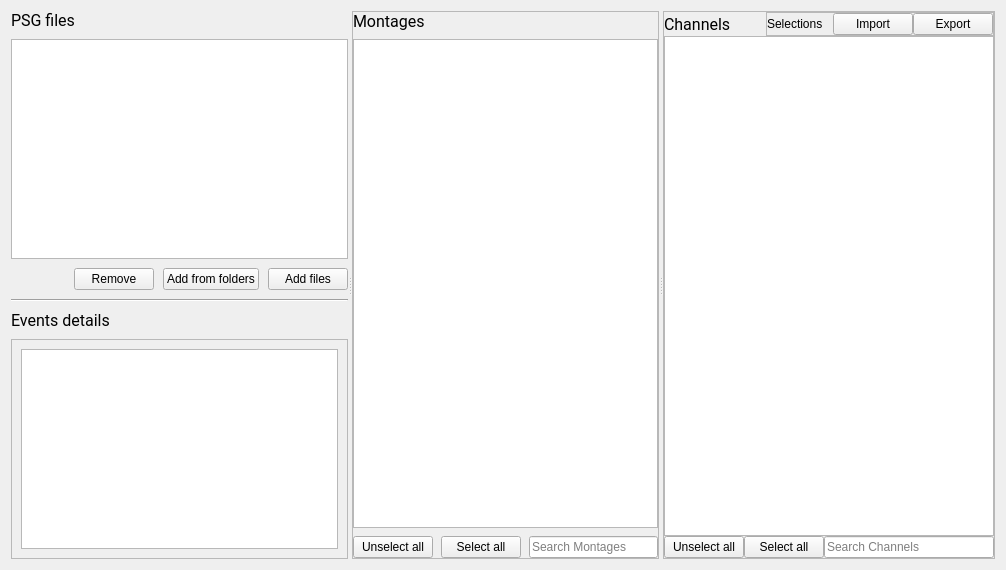
<?xml version="1.0" encoding="UTF-8"?>
<ui version="4.0">
 <class>PSGReaderSettingsView</class>
 <widget class="QWidget" name="PSGReaderSettingsView">
  <property name="geometry">
   <rect>
    <x>0</x>
    <y>0</y>
    <width>1006</width>
    <height>570</height>
   </rect>
  </property>
  <property name="windowTitle">
   <string>Form</string>
  </property>
  <property name="styleSheet">
   <string notr="true">font: 12pt &quot;Roboto&quot;;</string>
  </property>
  <layout class="QVBoxLayout" name="verticalLayout_4">
   <item>
    <widget class="QSplitter" name="splitter">
     <property name="orientation">
      <enum>Qt::Horizontal</enum>
     </property>
     <property name="childrenCollapsible">
      <bool>false</bool>
     </property>
     <widget class="QWidget" name="layoutWidget">
      <layout class="QVBoxLayout" name="verticalLayout">
       <property name="spacing">
        <number>9</number>
       </property>
       <item>
        <widget class="QLabel" name="label">
         <property name="font">
          <font>
           <family>Roboto</family>
           <pointsize>12</pointsize>
           <weight>50</weight>
           <italic>false</italic>
           <bold>false</bold>
          </font>
         </property>
         <property name="text">
          <string>PSG files</string>
         </property>
        </widget>
       </item>
       <item>
        <widget class="QListView" name="files_listview">
         <property name="editTriggers">
          <set>QAbstractItemView::NoEditTriggers</set>
         </property>
         <property name="selectionMode">
          <enum>QAbstractItemView::ExtendedSelection</enum>
         </property>
         <property name="selectionBehavior">
          <enum>QAbstractItemView::SelectItems</enum>
         </property>
        </widget>
       </item>
       <item>
        <layout class="QHBoxLayout" name="horizontalLayout_3">
         <item>
          <spacer name="horizontalSpacer_2">
           <property name="orientation">
            <enum>Qt::Horizontal</enum>
           </property>
           <property name="sizeHint" stdset="0">
            <size>
             <width>40</width>
             <height>20</height>
            </size>
           </property>
          </spacer>
         </item>
         <item>
          <widget class="QPushButton" name="remove_entries_pushbutton">
           <property name="text">
            <string>Remove</string>
           </property>
          </widget>
         </item>
         <item>
          <widget class="QPushButton" name="add_folders_pushbutton">
           <property name="text">
            <string>Add from folders</string>
           </property>
          </widget>
         </item>
         <item>
          <widget class="QPushButton" name="add_files_pushbutton">
           <property name="text">
            <string>Add files</string>
           </property>
          </widget>
         </item>
        </layout>
       </item>
       <item>
        <widget class="Line" name="line_2">
         <property name="orientation">
          <enum>Qt::Horizontal</enum>
         </property>
        </widget>
       </item>
       <item>
        <widget class="QLabel" name="label_4">
         <property name="font">
          <font>
           <family>Roboto</family>
           <pointsize>12</pointsize>
           <weight>50</weight>
           <italic>false</italic>
           <bold>false</bold>
          </font>
         </property>
         <property name="text">
          <string>Events details</string>
         </property>
        </widget>
       </item>
       <item>
        <widget class="QScrollArea" name="scrollArea">
         <property name="widgetResizable">
          <bool>true</bool>
         </property>
         <widget class="QWidget" name="scrollAreaWidgetContents">
          <property name="geometry">
           <rect>
            <x>0</x>
            <y>0</y>
            <width>333</width>
            <height>220</height>
           </rect>
          </property>
          <layout class="QVBoxLayout" name="verticalLayout_5">
           <item>
            <widget class="QTreeView" name="events_treeView"/>
           </item>
          </layout>
         </widget>
        </widget>
       </item>
      </layout>
     </widget>
     <widget class="QFrame" name="frame_montages">
      <property name="enabled">
       <bool>true</bool>
      </property>
      <property name="frameShape">
       <enum>QFrame::StyledPanel</enum>
      </property>
      <property name="frameShadow">
       <enum>QFrame::Raised</enum>
      </property>
      <layout class="QVBoxLayout" name="verticalLayout_7">
       <property name="spacing">
        <number>8</number>
       </property>
       <property name="leftMargin">
        <number>0</number>
       </property>
       <property name="topMargin">
        <number>0</number>
       </property>
       <property name="rightMargin">
        <number>0</number>
       </property>
       <property name="bottomMargin">
        <number>0</number>
       </property>
       <item>
        <layout class="QVBoxLayout" name="verticalLayout_3">
         <item>
          <widget class="QLabel" name="label_3">
           <property name="font">
            <font>
             <family>Roboto</family>
             <pointsize>12</pointsize>
             <weight>50</weight>
             <italic>false</italic>
             <bold>false</bold>
            </font>
           </property>
           <property name="text">
            <string>Montages</string>
           </property>
          </widget>
         </item>
         <item>
          <widget class="QTableView" name="montages_tableview">
           <property name="selectionMode">
            <enum>QAbstractItemView::MultiSelection</enum>
           </property>
           <property name="selectionBehavior">
            <enum>QAbstractItemView::SelectRows</enum>
           </property>
           <property name="horizontalScrollMode">
            <enum>QAbstractItemView::ScrollPerPixel</enum>
           </property>
           <attribute name="horizontalHeaderStretchLastSection">
            <bool>true</bool>
           </attribute>
          </widget>
         </item>
         <item>
          <layout class="QHBoxLayout" name="horizontalLayout">
           <item>
            <widget class="QPushButton" name="unselect_all_montage_pushbutton">
             <property name="text">
              <string>Unselect all</string>
             </property>
            </widget>
           </item>
           <item>
            <widget class="QPushButton" name="select_all_montage_pushbutton">
             <property name="text">
              <string>Select all</string>
             </property>
            </widget>
           </item>
           <item>
            <widget class="QLineEdit" name="montage_search_lineedit">
             <property name="placeholderText">
              <string>Search Montages</string>
             </property>
            </widget>
           </item>
          </layout>
         </item>
        </layout>
       </item>
      </layout>
     </widget>
     <widget class="QFrame" name="frame_channels">
      <property name="frameShape">
       <enum>QFrame::StyledPanel</enum>
      </property>
      <property name="frameShadow">
       <enum>QFrame::Raised</enum>
      </property>
      <layout class="QVBoxLayout" name="verticalLayout_2">
       <property name="spacing">
        <number>0</number>
       </property>
       <property name="leftMargin">
        <number>0</number>
       </property>
       <property name="topMargin">
        <number>0</number>
       </property>
       <property name="rightMargin">
        <number>0</number>
       </property>
       <property name="bottomMargin">
        <number>0</number>
       </property>
       <item>
        <layout class="QHBoxLayout" name="horizontalLayout_5">
         <item>
          <widget class="QLabel" name="label_2">
           <property name="font">
            <font>
             <family>Roboto</family>
             <pointsize>12</pointsize>
             <weight>50</weight>
             <italic>false</italic>
             <bold>false</bold>
            </font>
           </property>
           <property name="text">
            <string>Channels</string>
           </property>
          </widget>
         </item>
         <item>
          <spacer name="horizontalSpacer">
           <property name="orientation">
            <enum>Qt::Horizontal</enum>
           </property>
           <property name="sizeHint" stdset="0">
            <size>
             <width>13</width>
             <height>21</height>
            </size>
           </property>
          </spacer>
         </item>
         <item>
          <widget class="QFrame" name="frame">
           <property name="frameShape">
            <enum>QFrame::StyledPanel</enum>
           </property>
           <property name="frameShadow">
            <enum>QFrame::Raised</enum>
           </property>
           <layout class="QHBoxLayout" name="horizontalLayout_2">
            <property name="spacing">
             <number>0</number>
            </property>
            <property name="leftMargin">
             <number>0</number>
            </property>
            <property name="topMargin">
             <number>0</number>
            </property>
            <property name="rightMargin">
             <number>0</number>
            </property>
            <property name="bottomMargin">
             <number>0</number>
            </property>
            <item>
             <widget class="QLabel" name="label_selection">
              <property name="text">
               <string>Selections</string>
              </property>
             </widget>
            </item>
            <item>
             <spacer name="horizontalSpacer_3">
              <property name="orientation">
               <enum>Qt::Horizontal</enum>
              </property>
              <property name="sizeType">
               <enum>QSizePolicy::Fixed</enum>
              </property>
              <property name="sizeHint" stdset="0">
               <size>
                <width>10</width>
                <height>20</height>
               </size>
              </property>
             </spacer>
            </item>
            <item>
             <widget class="QPushButton" name="import_pushbutton">
              <property name="toolTip">
               <string>Press to import a saved selection of files with their montage and channels.</string>
              </property>
              <property name="text">
               <string>Import</string>
              </property>
             </widget>
            </item>
            <item>
             <widget class="QPushButton" name="export_pushbutton">
              <property name="toolTip">
               <string>Press to export and save the current selection of files with their montage and channels.</string>
              </property>
              <property name="text">
               <string>Export</string>
              </property>
             </widget>
            </item>
           </layout>
          </widget>
         </item>
        </layout>
       </item>
       <item>
        <widget class="QTableView" name="channels_tableview">
         <property name="editTriggers">
          <set>QAbstractItemView::SelectedClicked</set>
         </property>
         <property name="dragEnabled">
          <bool>false</bool>
         </property>
         <property name="dragDropOverwriteMode">
          <bool>false</bool>
         </property>
         <property name="dragDropMode">
          <enum>QAbstractItemView::NoDragDrop</enum>
         </property>
         <property name="alternatingRowColors">
          <bool>true</bool>
         </property>
         <property name="selectionBehavior">
          <enum>QAbstractItemView::SelectRows</enum>
         </property>
         <property name="horizontalScrollMode">
          <enum>QAbstractItemView::ScrollPerPixel</enum>
         </property>
         <property name="sortingEnabled">
          <bool>false</bool>
         </property>
         <attribute name="horizontalHeaderStretchLastSection">
          <bool>true</bool>
         </attribute>
        </widget>
       </item>
       <item>
        <layout class="QHBoxLayout" name="horizontalLayout_4">
         <item>
          <widget class="QPushButton" name="unselect_all_channels_pushbutton">
           <property name="text">
            <string>Unselect all</string>
           </property>
          </widget>
         </item>
         <item>
          <widget class="QPushButton" name="select_all_channels_pushbutton">
           <property name="text">
            <string>Select all</string>
           </property>
          </widget>
         </item>
         <item>
          <widget class="QLineEdit" name="search_channels_lineedit">
           <property name="inputMask">
            <string/>
           </property>
           <property name="placeholderText">
            <string>Search Channels</string>
           </property>
          </widget>
         </item>
        </layout>
       </item>
      </layout>
     </widget>
    </widget>
   </item>
  </layout>
 </widget>
 <resources>
  <include location="../../../../snooz-toolbox/src/main/python/ui/themes/themes.qrc"/>
 </resources>
 <connections>
  <connection>
   <sender>add_files_pushbutton</sender>
   <signal>clicked()</signal>
   <receiver>PSGReaderSettingsView</receiver>
   <slot>add_files_slot()</slot>
   <hints>
    <hint type="sourcelabel">
     <x>203</x>
     <y>550</y>
    </hint>
    <hint type="destinationlabel">
     <x>330</x>
     <y>286</y>
    </hint>
   </hints>
  </connection>
  <connection>
   <sender>remove_entries_pushbutton</sender>
   <signal>clicked()</signal>
   <receiver>PSGReaderSettingsView</receiver>
   <slot>remove_entries_slot()</slot>
   <hints>
    <hint type="sourcelabel">
     <x>73</x>
     <y>550</y>
    </hint>
    <hint type="destinationlabel">
     <x>330</x>
     <y>286</y>
    </hint>
   </hints>
  </connection>
  <connection>
   <sender>add_folders_pushbutton</sender>
   <signal>clicked()</signal>
   <receiver>PSGReaderSettingsView</receiver>
   <slot>add_folders_slot()</slot>
   <hints>
    <hint type="sourcelabel">
     <x>160</x>
     <y>550</y>
    </hint>
    <hint type="destinationlabel">
     <x>330</x>
     <y>286</y>
    </hint>
   </hints>
  </connection>
  <connection>
   <sender>search_channels_lineedit</sender>
   <signal>textChanged(QString)</signal>
   <receiver>PSGReaderSettingsView</receiver>
   <slot>channel_search_changed_slot()</slot>
   <hints>
    <hint type="sourcelabel">
     <x>871</x>
     <y>570</y>
    </hint>
    <hint type="destinationlabel">
     <x>473</x>
     <y>297</y>
    </hint>
   </hints>
  </connection>
  <connection>
   <sender>montage_search_lineedit</sender>
   <signal>textChanged(QString)</signal>
   <receiver>PSGReaderSettingsView</receiver>
   <slot>montage_seach_changed_slot()</slot>
   <hints>
    <hint type="sourcelabel">
     <x>558</x>
     <y>570</y>
    </hint>
    <hint type="destinationlabel">
     <x>473</x>
     <y>297</y>
    </hint>
   </hints>
  </connection>
  <connection>
   <sender>select_all_channels_pushbutton</sender>
   <signal>clicked()</signal>
   <receiver>PSGReaderSettingsView</receiver>
   <slot>channels_select_all_slot()</slot>
   <hints>
    <hint type="sourcelabel">
     <x>762</x>
     <y>570</y>
    </hint>
    <hint type="destinationlabel">
     <x>473</x>
     <y>297</y>
    </hint>
   </hints>
  </connection>
  <connection>
   <sender>select_all_montage_pushbutton</sender>
   <signal>clicked()</signal>
   <receiver>PSGReaderSettingsView</receiver>
   <slot>montages_select_all_slot()</slot>
   <hints>
    <hint type="sourcelabel">
     <x>449</x>
     <y>570</y>
    </hint>
    <hint type="destinationlabel">
     <x>473</x>
     <y>297</y>
    </hint>
   </hints>
  </connection>
  <connection>
   <sender>unselect_all_channels_pushbutton</sender>
   <signal>clicked()</signal>
   <receiver>PSGReaderSettingsView</receiver>
   <slot>channels_unselect_all_slot()</slot>
   <hints>
    <hint type="sourcelabel">
     <x>676</x>
     <y>570</y>
    </hint>
    <hint type="destinationlabel">
     <x>473</x>
     <y>297</y>
    </hint>
   </hints>
  </connection>
  <connection>
   <sender>unselect_all_montage_pushbutton</sender>
   <signal>clicked()</signal>
   <receiver>PSGReaderSettingsView</receiver>
   <slot>montages_unselect_all_slot()</slot>
   <hints>
    <hint type="sourcelabel">
     <x>363</x>
     <y>570</y>
    </hint>
    <hint type="destinationlabel">
     <x>473</x>
     <y>297</y>
    </hint>
   </hints>
  </connection>
  <connection>
   <sender>files_listview</sender>
   <signal>clicked(QModelIndex)</signal>
   <receiver>PSGReaderSettingsView</receiver>
   <slot>file_selection_changed_slot()</slot>
   <hints>
    <hint type="sourcelabel">
     <x>168</x>
     <y>90</y>
    </hint>
    <hint type="destinationlabel">
     <x>473</x>
     <y>297</y>
    </hint>
   </hints>
  </connection>
  <connection>
   <sender>export_pushbutton</sender>
   <signal>clicked()</signal>
   <receiver>PSGReaderSettingsView</receiver>
   <slot>export_slot()</slot>
   <hints>
    <hint type="sourcelabel">
     <x>897</x>
     <y>29</y>
    </hint>
    <hint type="destinationlabel">
     <x>473</x>
     <y>297</y>
    </hint>
   </hints>
  </connection>
  <connection>
   <sender>import_pushbutton</sender>
   <signal>clicked()</signal>
   <receiver>PSGReaderSettingsView</receiver>
   <slot>import_slot()</slot>
   <hints>
    <hint type="sourcelabel">
     <x>816</x>
     <y>23</y>
    </hint>
    <hint type="destinationlabel">
     <x>473</x>
     <y>297</y>
    </hint>
   </hints>
  </connection>
 </connections>
 <slots>
  <slot>add_files_slot()</slot>
  <slot>remove_entries_slot()</slot>
  <slot>add_folders_slot()</slot>
  <slot>on_test_button()</slot>
  <slot>channel_search_changed_slot()</slot>
  <slot>on_apply()</slot>
  <slot>on_cancel()</slot>
  <slot>file_selection_changed_slot()</slot>
  <slot>montage_seach_changed_slot()</slot>
  <slot>on_file_search_changed()</slot>
  <slot>montages_select_all_slot()</slot>
  <slot>channels_select_all_slot()</slot>
  <slot>montages_unselect_all_slot()</slot>
  <slot>channels_unselect_all_slot()</slot>
  <slot>export_slot()</slot>
  <slot>import_slot()</slot>
 </slots>
</ui>
